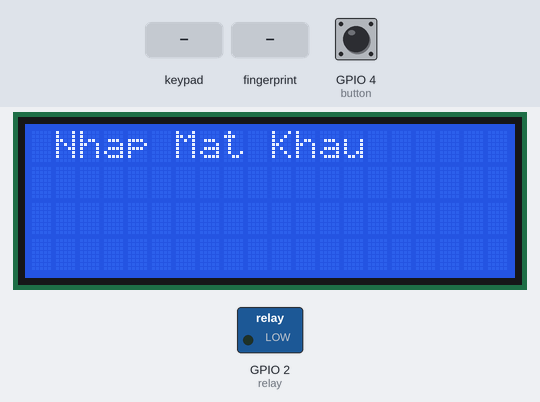
The sketch below on a simulated ESP32. Parts: 20×4 character LCD, switched loads named in the sketch (green lamp = pin HIGH). The test bench sets the inputs (shaded band); at power-on: GPIO 4 (button) HIGH. What the sketch prints to the serial monitor is not drawn.

Above: at 2.5 s.
2.6 s: keypad keys 2 0 1 8 pressed 0.4 s apart
At 6.8 s:
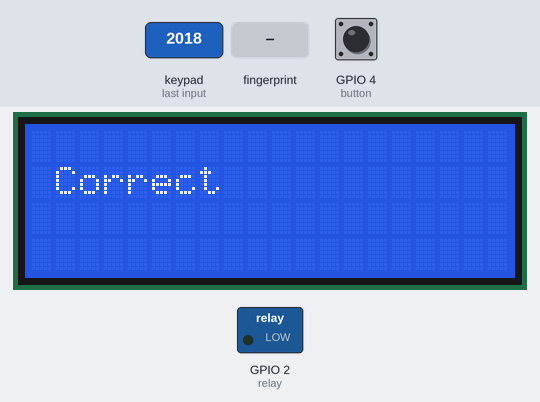
7.2 s: GPIO 4 (button) pulled LOW for 1 s
At 9.4 s:
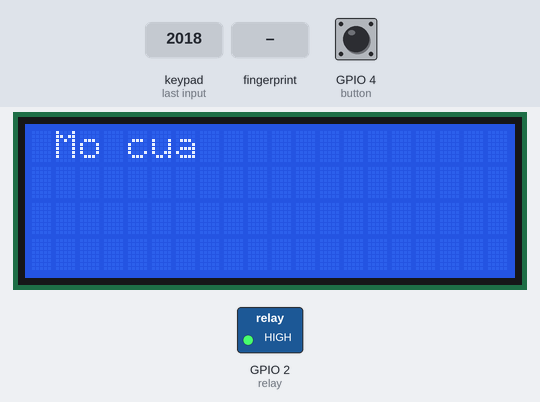
10.3 s: GPIO 4 (button) pulled LOW for 0.15 s
At 11.7 s:
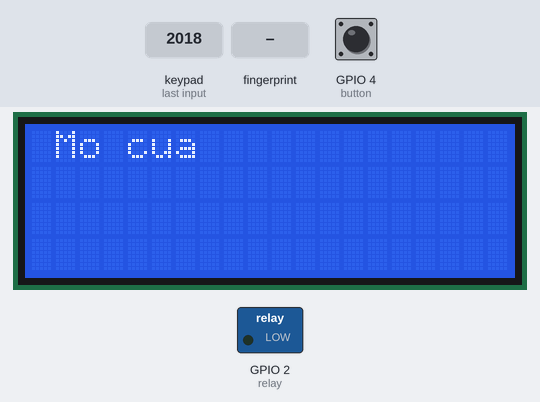
12.0 s: finger stored as number 1 placed on the sensor
13.8 s: key '#' pressed
16.8 s: GPIO 4 (button) pulled LOW for 3.2 s
At 20.9 s:
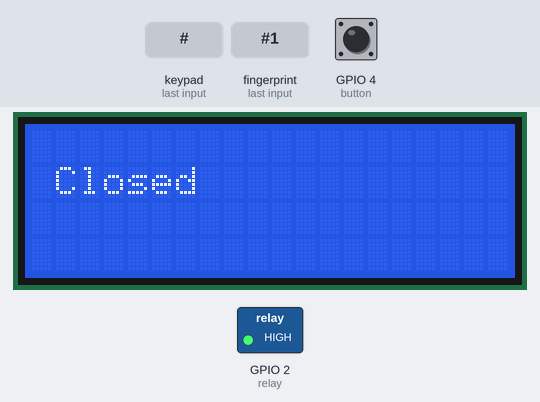
Timing chart, 0 to 22.4 s (numbered marks = the images above; inputs shaded):
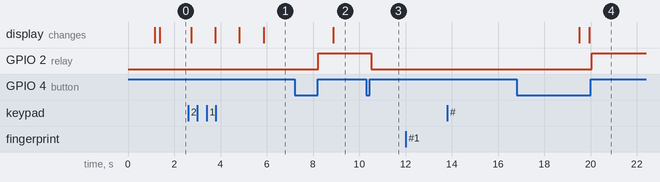

Measured:
- after the input at 2.6 s, the display: first changes after 0.13 s (image 1 shows a later state)
- after the input at 7.2 s, GPIO 2 (relay): LOW → HIGH after 1.0 s instead of 2.0 s
- after the input at 10.3 s, GPIO 2 (relay): HIGH → LOW after 0.21 s
- after the input at 12.0 s, every drawn part: stays the same
- after the input at 13.8 s, every drawn part: stays the same
- after the input at 16.8 s, GPIO 2 (relay): LOW → HIGH after 3.3 s

The sketch:

khoacua.ino
```cpp
TaskHandle_t Task1;
TaskHandle_t Task2;

#include  <WiFi.h>
#include <Arduino_JSON.h>
//#include <FirebaseESP32.h>
#include <string.h>
#include <Adafruit_Fingerprint.h>
#include <LiquidCrystal_I2C.h>
#include <Keypad.h>                 // Khai báo thư viện Keypad

#define MODEM_RX 16
#define MODEM_TX 17
#define mySerial Serial2 // use for ESP32

Adafruit_Fingerprint finger = Adafruit_Fingerprint(&mySerial);
//#define WIFI_SSID "Sieu Vip Pro"
//#define WIFI_PASSWORD "55557777"

//#define FIREBASE_HOST "htniot-default-rtdb.firebaseio.com/"
//#define FIREBASE_AUTH "y2a9wUQiGvkj1bw3oJ2cGPPrxVhgm0HfNjqz4iIr"

//den tx nau rx
//int relay = 13;
int lcdColumns = 20;
int lcdRows = 4;
const byte ROWS = 4; // Bốn hàng
const byte COLS = 4; // Ba cột
char keys[ROWS][COLS] = {
  {'1','2','3','A'},
  {'4','5','6','B'},
  {'7','8','9','C'},
  {'*','0','#','D'}
};
byte rowPins[ROWS] = {26, 25, 33, 32}; //connect to the row pinouts of the keypad
byte colPins[COLS] = {13, 12, 14, 27};
Keypad keypad = Keypad(makeKeymap(keys), rowPins, colPins, ROWS, COLS);


char STR[4] = {'2', '0', '1', '8'}; // Cài đặt mật khẩu tùy ý
char str[4] = {' ', ' ', ' ', ' '};
int i, j, count = 0;

LiquidCrystal_I2C lcd(0x27, lcdColumns, lcdRows);
//FirebaseData firebaseData;
//WIFIClient client;
//String path = "PHONG_KHACH";
//FirebaseJson json;
int a = 0;
const int relay = 2;
const int button = 4;//khai báo chân

unsigned long t1 = 0;
unsigned long t2 = 0;

void setup() {
  Serial.begin(115200);
  pinMode(relay,OUTPUT);
  digitalWrite(relay, 0);
  pinMode(button, INPUT);

  while (!Serial);  // For Yun/Leo/Micro/Zero/...
  delay(100);
  Serial.println("\n\nAdafruit finger detect test");

  // set the data rate for the sensor serial port
  finger.begin(57600);

  if (finger.verifyPassword()) {
    Serial.println("Found fingerprint sensor!");
  } else {
    Serial.println("Did not find fingerprint sensor :(");
    while (1) { delay(1); }
  }

  finger.getTemplateCount();
  Serial.print("Sensor contains "); Serial.print(finger.templateCount); Serial.println(" templates");
  Serial.println("Waiting for valid finger...");
  lcd.init();
  lcd.backlight();

  xTaskCreatePinnedToCore(Task1code,"Task1",65536,NULL,1,&Task1,0);
  vTaskDelay(100);
  xTaskCreatePinnedToCore(Task2code,"Task2",16384,NULL,10,&Task2,1);
  vTaskDelay(100);
}

void Task1code( void * parameter ){
  Serial.print("Task1 is running on core ");
  Serial.println(xPortGetCoreID());

  for(;;){
if (millis() - t2 > 100)
{

  int b = digitalRead(button);//đọc trạng thái button
  if (b == LOW) // nếu nút được nhấn
  {
      while (digitalRead(button) == LOW){ // chờ nút nhấn buông
      delay(100);
   }
   a = !a;//đảo trạng thái led
   digitalWrite(relay, a);
   Serial.println(a);

   digitalWrite(relay, a); // ghi trạng thái của led ra chân ledpin
  }
  getFingerprintIDez();
  t2 = millis();
  vTaskDelay(100);
}
vTaskDelay(100);
  }
}

void Task2code( void * parameter ){
  Serial.print("Task2 is running on core ");
  Serial.println(xPortGetCoreID());

  for(;;){

  if (millis() - t1 > 100){
    vTaskDelay(100);
    lcd.setCursor(1, 0);
    lcd.print("Nhap Mat Khau");
    if (a == 1){
      lcd.clear();
      lcd.setCursor(1, 0);
      lcd.print("Mo cua");
      digitalWrite(relay, 1);
      vTaskDelay(10000);
      a = 0;
      digitalWrite(relay, 0);
    }

  char key = keypad.getKey(); // Ký tự nhập vào sẽ gán cho biến Key
  if (key) // Nhập mật khẩu
  {
    if (i == 0) {
      str[0] = key;

      Serial.print(str[0]);
      //delay(100); // Ký tự hiển thị trên màn hình LCD trong 1s
      vTaskDelay(100);
      Serial.print("*"); // Ký tự được che bởi dấu *
      lcd.setCursor(0, 1);
      lcd.print("*");
    }
    if (i == 1) {
      str[1] = key;

      Serial.print(str[1]);
      //delay(100);
      vTaskDelay(100);
      lcd.setCursor(1, 1);
      lcd.print("*");
      Serial.print("*");
    }
    if (i == 2) {
      str[2] = key;

      Serial.print(str[2]);
      //delay(100);
      vTaskDelay(100);
      Serial.print("*");
      lcd.setCursor(2, 1);
      lcd.print("*");
    }
    if (i == 3) {
      str[3] = key;

      Serial.print(str[3]);
      //delay(100);
      vTaskDelay(100);
      Serial.print("*");
      count = 1;
      lcd.setCursor(3, 1);
      lcd.print("*");
    }
    i = i + 1;
  }

  if (count == 1) {
    if (str[0] == STR[0] && str[1] == STR[1] && str[2] == STR[2] &&
        str[3] == STR[3]) {

      lcd.clear();
      lcd.setCursor(1, 1);
      lcd.print("Correct");

      Serial.print("Correct!");
      vTaskDelay(3000);
      //delay(3000);
      lcd.clear();
      lcd.setCursor(1, 0);
      lcd.print("Mo cua");

      Serial.print("mo cua");

      Serial.print("      Opened!");
      a = 1;
      i = 0;
      count = 0;

    } else {
      Serial.println("Incorrect!");
      delay(3000);

      lcd.clear();
      lcd.setCursor(1, 1);
      lcd.print("Try Again!");

      Serial.println("Try Again!");
      //delay(3000);
      vTaskDelay(3000);

      Serial.println(" Enter Password");
      lcd.clear();
      lcd.setCursor(0, 0);
      lcd.print("");
      //delay(1000);
      vTaskDelay(1000);
      i = 0;
      count = 0;
    }
  }

  switch (key) {
  case '#':
    digitalWrite(relay,0);
    lcd.clear();
    lcd.setCursor(1, 1);
    lcd.print("Closed");

    Serial.print("     Closed!");
    vTaskDelay(10000);
    //delay(10000);

    lcd.clear();
    lcd.setCursor(0, 0);
    lcd.print("Enter Password");
    //delay(10000);
    vTaskDelay(5000);
    Serial.print(" Enter Password");
    i = 0;
    break;
  }


         t1 = millis();
    }
    vTaskDelay(100);
  }
}

void loop() {
  delay(100);
}
uint8_t getFingerprintIDez() {
  uint8_t p = finger.getImage();
  switch (p) {
    case FINGERPRINT_OK:
      Serial.println("Image taken");
      break;
    case FINGERPRINT_NOFINGER:
      Serial.println("No finger detected");
      return p;
    case FINGERPRINT_PACKETRECIEVEERR:
      Serial.println("Communication error");
      return p;
    case FINGERPRINT_IMAGEFAIL:
      Serial.println("Imaging error");
      return p;
    default:
      Serial.println("Unknown error");
      return p;
  }

  // OK success!

  p = finger.image2Tz();
  switch (p) {
    case FINGERPRINT_OK:
      Serial.println("Image converted");
      break;
    case FINGERPRINT_IMAGEMESS:
      Serial.println("Image too messy");
      return p;
    case FINGERPRINT_PACKETRECIEVEERR:
      Serial.println("Communication error");
      return p;
    case FINGERPRINT_FEATUREFAIL:
      Serial.println("Could not find fingerprint features");
      return p;
    case FINGERPRINT_INVALIDIMAGE:
      Serial.println("Could not find fingerprint features");
      return p;
    default:
      Serial.println("Unknown error");
      return p;
  }

  // OK converted!
  p = finger.fingerFastSearch();
  if (p == FINGERPRINT_OK) {
    Serial.println("Found a print match!");
  } else if (p == FINGERPRINT_PACKETRECIEVEERR) {
    Serial.println("Communication error");
    return p;
  } else if (p == FINGERPRINT_NOTFOUND) {
    Serial.println("Did not find a match");
    return p;
  } else {
    Serial.println("Unknown error");
    return p;
  }

  // found a match!
  Serial.print("Found ID #"); Serial.print(finger.fingerID);
  Serial.print(" with confidence of "); Serial.println(finger.confidence);
  a = 1;
  return finger.fingerID;
}
```
